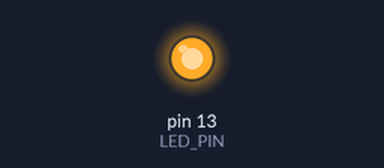
Bench run of a sketch on a simulated Arduino Uno, built with avr-gcc and run on an emulated ATmega328P. On the bench: output pins drawn as LEDs (lit = HIGH).

Above: at 0.15 s.
At 6.4 s:
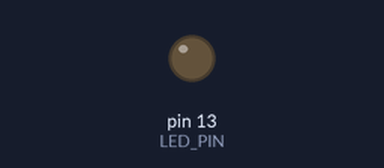
Timing chart, 0 to 8.7 s (numbered marks = the images above):
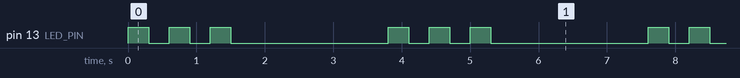

Measured:
- by itself, pin 13 (LED_PIN): repeats every 3.8 s: 2 × (LOW 0.30 s, HIGH 0.30 s), LOW 2.3 s, HIGH 0.30 s
- by itself, everything shown: repeats every 3.8 s, in 6 steps

The sketch:

Challenge03_ThreeFlashes.ino
```cpp
// Complete example solution for Lesson01, challenge 03.
const int LED_PIN = LED_BUILTIN;
void setup() {
  pinMode(LED_PIN, OUTPUT);
}
void loop() {
  for (int flash = 0; flash < 3; flash++) {
    digitalWrite(LED_PIN, HIGH);
    delay(300);
    digitalWrite(LED_PIN, LOW);
    delay(300);
  }
  delay(2000);
}
```
